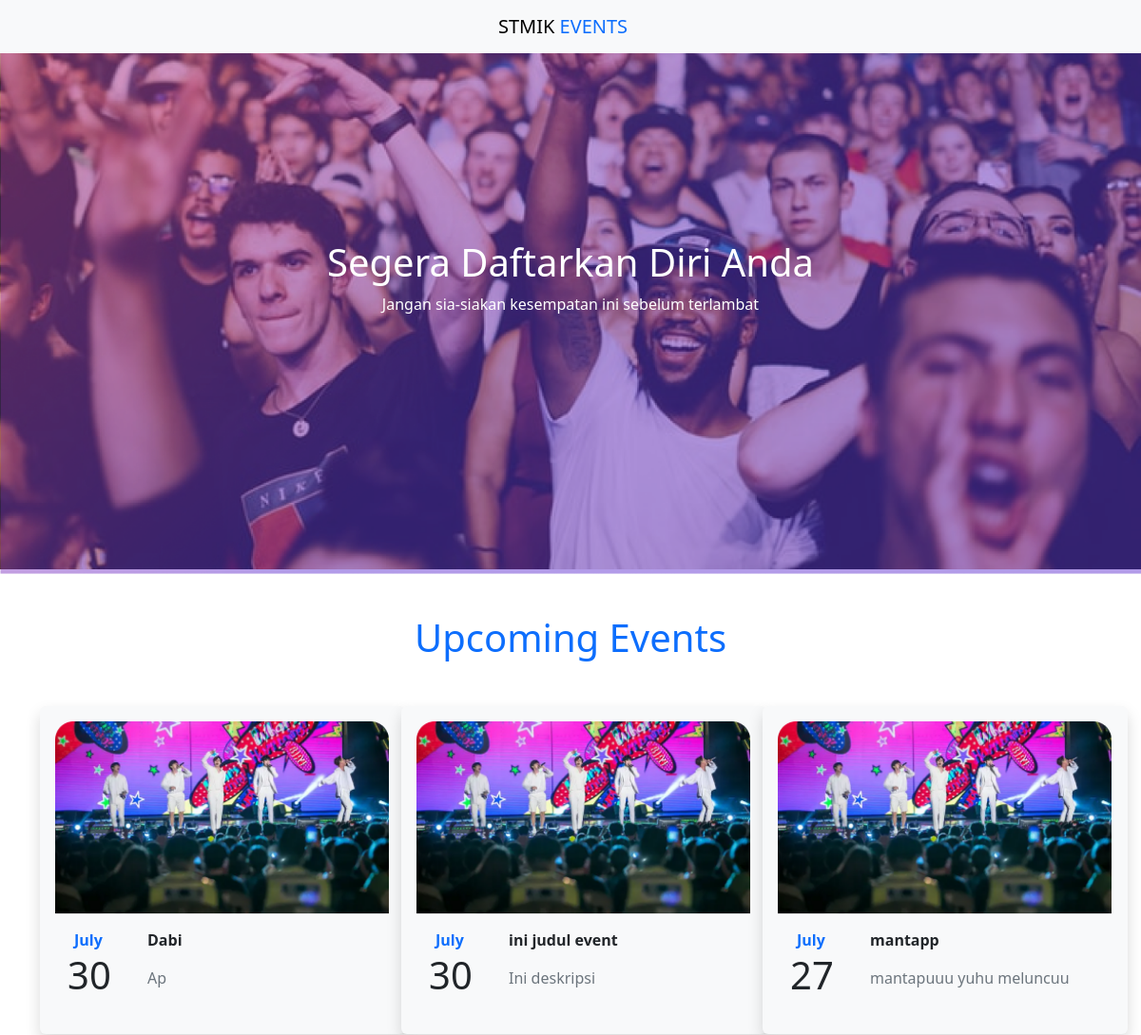
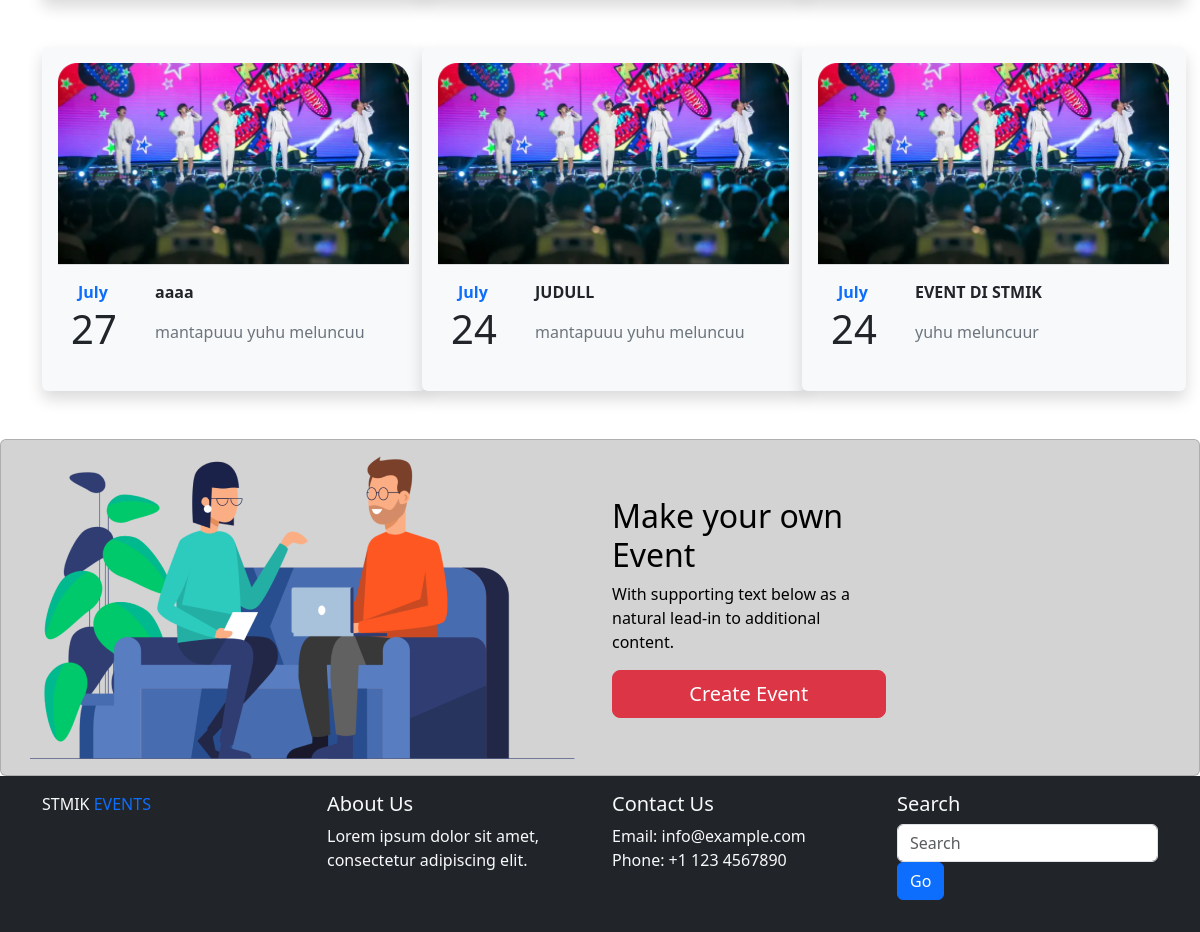
The page / on the database its author committed (2 pictures, top to bottom).
### tables this page shows
CREATE TABLE `event` (
  `id` int NOT NULL,
  `nama` varchar(30) NOT NULL,
  `deskripsi` text,
  `lokasi` varchar(50) DEFAULT NULL,
  `dari_tanggal` date DEFAULT NULL,
  `sampai_tanggal` date DEFAULT NULL,
  `status` enum('AKTIF','TIDAK') NOT NULL,
  `created_at` timestamp NOT NULL,
  `updated_at` timestamp NOT NULL
);

### application/controllers/Welcome.php (called while the page is built, shortened)
<?php
class Welcome extends CI_Controller {
	public function index()
	{
		$this->load->model('m_front_model');
        $data['events'] = $this->m_front_model->data_event();
		$content = $this->load->view('front/index', $data);
        $this->template->load($content);
	}
}

### index.php (called while the page is built, shortened)
<?php
require_once BASEPATH.'core/CodeIgniter.php';

### application/models/M_front_model.php (called while the page is built)
<?php
class M_front_model extends CI_Model
{
    public $table_event = 'event';
    function data_event()
    {
        return $this->db->query("SELECT * FROM ".$this->table_event." WHERE status = 'AKTIF' ORDER BY id DESC")->result();
    }
}

### application/libraries/template.php (called while the page is built, shortened)
<?php
class template {
    function load($content = '') {
        $CI =& get_instance();
		$data['head'] 	    = $CI->load->view('template/head');
		$data['navbar']     = $CI->load->view('template/navbar');
		$data['footer']     = $CI->load->view('template/footer');
    }
}

### application/views/front/index.php (the view)
<section class="utama">
    <div style="position: relative;">
        <div style="position: relative;">
            <img src="<?= base_url() . 'static/image/Rectangle 12.png'; ?>" class="z-0" style="width: 100%;" alt="...">
            <img src="<?= base_url() . 'static/image/Rectangle 10.png'; ?>" class="z-1"
                style="width: 100%; opacity: 0.5; position: absolute; top: 0; left: 0;" alt="...">
        </div>
        <div
            style="position: absolute; top: 50%; left: 50%; transform: translate(-50%, -50%); text-align: center; z-index: 2;">
            <div class="row text-white">
                <div class="col">
                    <h1>Segera Daftarkan Diri Anda</h1>
                    <p>Jangan sia-siakan kesempatan ini sebelum terlambat</p>
                </div>
            </div>
        </div>
    </div>
</section>
<section class="content mt-5">
    <div class="container">
        <h1 class="text-primary text-center">Upcoming Events</h1>
        <div class="row mt-5">
            <?php foreach($events as $row): ?>
            <div class="col-lg-4 col-12">
                <div class="shadow p-3 mb-5 bg-body-tertiary rounded" style="width: 24rem; padding:25px;">
                    <img src="<?= base_url() . 'static/image/Rectangle.png'; ?>" class="card-img-top" alt="...">
                    <div class="row">
                        <div class="col-3">
                            <div class="card-body" style="padding-left: 20px;">
                                <b>
                                    <p class="text-primary" style="margin-top: 15px"><?= date('F', strtotime($row->dari_tanggal)) ; ?></p>
                                </b>
                                <h1 style="margin-top: -15px; margin-left: -7px;"><?= date('d', strtotime($row->dari_tanggal)) ; ?></h1>
                            </div>
                        </div>
                        <div class="col-9" style="padding: 15px;">
                            <div class="card-body">
                                <p class="card-text fw-bold"><?= $row->nama; ?></p>
                                <p class="text-secondary"><?= $row->deskripsi; ?></p>
                            </div>
                        </div>
                    </div>
                </div>
            </div>
            <?php endforeach; ?>
        </div>
    </div>
</section>
<section class="create">
    <div class="card text-black" style="background-color: lightgrey;">
        <div class="card-body">
            <div class="row">
                <div class="col-md-6 text-center">
                    <img src="<?= base_url() . 'static/image/image 3.png'; ?>" style="width: auto;" class="card-img-top"
                        alt="...">
                </div>
                <div class="col-md-3 align-self-center">
                    <h2 class="card-title">Make your own Event </h2>
                    <p class="card-text">With supporting text below as a natural lead-in to additional content.</p>
                    <div class="d-grid gap-2">
                        <a href="<?= base_url() ?>event" class="btn btn-danger btn-lg">Create Event</a>
                    </div>
                </div>
            </div>
        </div>
    </div>
</section>

### application/views/template/head.php (shortened to what this page needs)
<!DOCTYPE html>
<html lang="en">
<head>
    <link href="https://cdn.jsdelivr.net/npm/bootstrap@5.3.0/dist/css/bootstrap.min.css" rel="stylesheet"
>
</head>

### application/views/template/navbar.php
<body>
    <nav class="navbar fixed-top bg-body-tertiary">
        <div class="container-fluid justify-content-center">
            <a class="navbar-brand" href="#">STMIK <span class="text-primary">EVENTS</span></a>
        </div>
    </nav>

### application/views/template/footer.php
<footer class="bg-dark text-light py-3">
    <div class="container">
        <div class="row ">
            <div class="col">
                <a class="navbar-brand" href="#">STMIK <span class="text-primary">EVENTS</span></a>
            </div>
            <div class="col">
                <h5>About Us</h5>
                <p>Lorem ipsum dolor sit amet, consectetur adipiscing elit.</p>
            </div>
            <div class="col">
                <h5>Contact Us</h5>
                <ul class="list-unstyled">
                    <li>Email: info@example.com</li>
                    <li>Phone: +1 123 4567890</li>
                </ul>
            </div>
            <div class="col">
                <h5>Search</h5>
                <form class="form-inline">
                    <input type="text" class="form-control" placeholder="Search">
                    <button type="submit" class="btn btn-primary ml-2">Go</button>
                </form>
            </div>
        </div>
    </div>
</footer>
</body>
</html>

### rows shown on the page
event: dari_tanggal "July", dari_tanggal "30", nama "Dabi", deskripsi "Ap"
event: dari_tanggal "July", dari_tanggal "30", nama "ini judul event", deskripsi "Ini deskripsi"
event: dari_tanggal "July", dari_tanggal "27", nama "mantapp", deskripsi "mantapuuu yuhu meluncuu"
event: dari_tanggal "July", dari_tanggal "27", nama "aaaa", deskripsi "mantapuuu yuhu meluncuu"
event: dari_tanggal "July", dari_tanggal "24", nama "JUDULL", deskripsi "mantapuuu yuhu meluncuu"
event: dari_tanggal "July", dari_tanggal "24", nama "EVENT DI STMIK", deskripsi "yuhu meluncuur"
